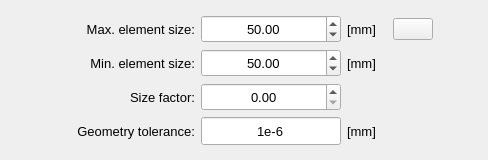
               <widget class="QWidget" name="tab_main">
                <attribute name="title">
                 <string>Main</string>
                </attribute>
                <layout class="QGridLayout" name="gridLayout_6">
                 <item row="0" column="0">
                  <widget class="QFrame" name="frame_6">
                   <property name="minimumSize">
                    <size>
                     <width>0</width>
                     <height>62</height>
                    </size>
                   </property>
                   <property name="maximumSize">
                    <size>
                     <width>16777215</width>
                     <height>180</height>
                    </size>
                   </property>
                   <property name="frameShape">
                    <enum>QFrame::Shape::NoFrame</enum>
                   </property>
                   <layout class="QGridLayout" name="gridLayout_10">
                    <property name="leftMargin">
                     <number>4</number>
                    </property>
                    <property name="topMargin">
                     <number>4</number>
                    </property>
                    <property name="rightMargin">
                     <number>4</number>
                    </property>
                    <property name="bottomMargin">
                     <number>4</number>
                    </property>
                    <property name="horizontalSpacing">
                     <number>6</number>
                    </property>
                    <item row="2" column="2">
                     <widget class="QDoubleSpinBox" name="doubleSpinBox_minimum_element_size">
                      <property name="minimumSize">
                       <size>
                        <width>140</width>
                        <height>28</height>
                       </size>
                      </property>
                      <property name="maximumSize">
                       <size>
                        <width>140</width>
                        <height>16777215</height>
                       </size>
                      </property>
                      <property name="font">
                       <font>
                        <pointsize>10</pointsize>
                       </font>
                      </property>
                      <property name="alignment">
                       <set>Qt::AlignmentFlag::AlignCenter</set>
                      </property>
                      <property name="decimals">
                       <number>2</number>
                      </property>
                      <property name="minimum">
                       <double>0.010000000000000</double>
                      </property>
                      <property name="maximum">
                       <double>2000.000000000000000</double>
                      </property>
                      <property name="singleStep">
                       <double>2.000000000000000</double>
                      </property>
                      <property name="value">
                       <double>50.000000000000000</double>
                      </property>
                     </widget>
                    </item>
                    <item row="3" column="2">
                     <widget class="QDoubleSpinBox" name="doubleSpinBox_size_factor">
                      <property name="minimumSize">
                       <size>
                        <width>140</width>
                        <height>28</height>
                       </size>
                      </property>
                      <property name="maximumSize">
                       <size>
                        <width>140</width>
                        <height>16777215</height>
                       </size>
                      </property>
                      <property name="font">
                       <font>
                        <pointsize>10</pointsize>
                       </font>
                      </property>
                      <property name="alignment">
                       <set>Qt::AlignmentFlag::AlignCenter</set>
                      </property>
                      <property name="decimals">
                       <number>2</number>
                      </property>
                      <property name="minimum">
                       <double>0.000000000000000</double>
                      </property>
                      <property name="maximum">
                       <double>2.000000000000000</double>
                      </property>
                      <property name="singleStep">
                       <double>0.100000000000000</double>
                      </property>
                      <property name="value">
                       <double>0.000000000000000</double>
                      </property>
                     </widget>
                    </item>
                    <item row="1" column="2">
                     <widget class="QDoubleSpinBox" name="doubleSpinBox_maximum_element_size">
                      <property name="minimumSize">
                       <size>
                        <width>140</width>
                        <height>28</height>
                       </size>
                      </property>
                      <property name="maximumSize">
                       <size>
                        <width>140</width>
                        <height>16777215</height>
                       </size>
                      </property>
                      <property name="font">
                       <font>
                        <pointsize>10</pointsize>
                       </font>
                      </property>
                      <property name="alignment">
                       <set>Qt::AlignmentFlag::AlignCenter</set>
                      </property>
                      <property name="decimals">
                       <number>2</number>
                      </property>
                      <property name="minimum">
                       <double>0.010000000000000</double>
                      </property>
                      <property name="maximum">
                       <double>2000.000000000000000</double>
                      </property>
                      <property name="singleStep">
                       <double>2.000000000000000</double>
                      </property>
                      <property name="value">
                       <double>50.000000000000000</double>
                      </property>
                     </widget>
                    </item>
                    <item row="4" column="2">
                     <widget class="QLineEdit" name="lineEdit_geometry_tolerance">
                      <property name="minimumSize">
                       <size>
                        <width>140</width>
                        <height>28</height>
                       </size>
                      </property>
                      <property name="maximumSize">
                       <size>
                        <width>140</width>
                        <height>16777215</height>
                       </size>
                      </property>
                      <property name="font">
                       <font>
                        <pointsize>10</pointsize>
                       </font>
                      </property>
                      <property name="text">
                       <string>1e-6</string>
                      </property>
                      <property name="alignment">
                       <set>Qt::AlignmentFlag::AlignCenter</set>
                      </property>
                     </widget>
                    </item>
                    <item row="1" column="1">
                     <widget class="QLabel" name="label_3">
                      <property name="minimumSize">
                       <size>
                        <width>140</width>
                        <height>20</height>
                       </size>
                      </property>
                      <property name="maximumSize">
                       <size>
                        <width>240</width>
                        <height>16777215</height>
                       </size>
                      </property>
                      <property name="font">
                       <font>
                        <pointsize>10</pointsize>
                       </font>
                      </property>
                      <property name="text">
                       <string>Max. element size:</string>
                      </property>
                      <property name="alignment">
                       <set>Qt::AlignmentFlag::AlignRight|Qt::AlignmentFlag::AlignTrailing|Qt::AlignmentFlag::AlignVCenter</set>
                      </property>
                     </widget>
                    </item>
                    <item row="4" column="3">
                     <widget class="QLabel" name="label_5">
                      <property name="minimumSize">
                       <size>
                        <width>40</width>
                        <height>0</height>
                       </size>
                      </property>
                      <property name="maximumSize">
                       <size>
                        <width>48</width>
                        <height>16777215</height>
                       </size>
                      </property>
                      <property name="font">
                       <font>
                        <pointsize>10</pointsize>
                       </font>
                      </property>
                      <property name="text">
                       <string>[mm]</string>
                      </property>
                     </widget>
                    </item>
                    <item row="1" column="3">
                     <widget class="QLabel" name="label_4">
                      <property name="minimumSize">
                       <size>
                        <width>40</width>
                        <height>0</height>
                       </size>
                      </property>
                      <property name="maximumSize">
                       <size>
                        <width>48</width>
                        <height>16777215</height>
                       </size>
                      </property>
                      <property name="font">
                       <font>
                        <pointsize>10</pointsize>
                       </font>
                      </property>
                      <property name="text">
                       <string>[mm]</string>
                      </property>
                     </widget>
                    </item>
                    <item row="3" column="1">
                     <widget class="QLabel" name="label_9">
                      <property name="minimumSize">
                       <size>
                        <width>140</width>
                        <height>20</height>
                       </size>
                      </property>
                      <property name="maximumSize">
                       <size>
                        <width>240</width>
                        <height>16777215</height>
                       </size>
                      </property>
                      <property name="font">
                       <font>
                        <pointsize>10</pointsize>
                       </font>
                      </property>
                      <property name="text">
                       <string>Size factor:</string>
                      </property>
                      <property name="alignment">
                       <set>Qt::AlignmentFlag::AlignRight|Qt::AlignmentFlag::AlignTrailing|Qt::AlignmentFlag::AlignVCenter</set>
                      </property>
                     </widget>
                    </item>
                    <item row="1" column="0">
                     <spacer name="horizontalSpacer_8">
                      <property name="orientation">
                       <enum>Qt::Orientation::Horizontal</enum>
                      </property>
                      <property name="sizeHint" stdset="0">
                       <size>
                        <width>40</width>
                        <height>20</height>
                       </size>
                      </property>
                     </spacer>
                    </item>
                    <item row="1" column="5">
                     <spacer name="horizontalSpacer_7">
                      <property name="orientation">
                       <enum>Qt::Orientation::Horizontal</enum>
                      </property>
                      <property name="sizeHint" stdset="0">
                       <size>
                        <width>40</width>
                        <height>20</height>
                       </size>
                      </property>
                     </spacer>
                    </item>
                    <item row="2" column="3">
                     <widget class="QLabel" name="label_18">
                      <property name="minimumSize">
                       <size>
                        <width>40</width>
                        <height>0</height>
                       </size>
                      </property>
                      <property name="maximumSize">
                       <size>
                        <width>48</width>
                        <height>16777215</height>
                       </size>
                      </property>
                      <property name="font">
                       <font>
                        <pointsize>10</pointsize>
                       </font>
                      </property>
                      <property name="text">
                       <string>[mm]</string>
                      </property>
                     </widget>
                    </item>
                    <item row="2" column="1">
                     <widget class="QLabel" name="label_17">
                      <property name="minimumSize">
                       <size>
                        <width>140</width>
                        <height>20</height>
                       </size>
                      </property>
                      <property name="maximumSize">
                       <size>
                        <width>240</width>
                        <height>16777215</height>
                       </size>
                      </property>
                      <property name="font">
                       <font>
                        <pointsize>10</pointsize>
                       </font>
                      </property>
                      <property name="text">
                       <string>Min. element size:</string>
                      </property>
                      <property name="alignment">
                       <set>Qt::AlignmentFlag::AlignRight|Qt::AlignmentFlag::AlignTrailing|Qt::AlignmentFlag::AlignVCenter</set>
                      </property>
                     </widget>
                    </item>
                    <item row="1" column="4">
                     <widget class="QPushButton" name="pushButton_syncrhonize">
                      <property name="toolTip">
                       <string>&lt;html&gt;&lt;head/&gt;&lt;body&gt;&lt;p&gt;Synchronize the minimum and maximum sizes&lt;/p&gt;&lt;/body&gt;&lt;/html&gt;</string>
                      </property>
                      <property name="text">
                       <string/>
                      </property>
                      <property name="icon">
                       <iconset resource="../../../icons/resources.qrc">
                        <normaloff>:/icons/sync_enabled.png</normaloff>:/icons/sync_enabled.png</iconset>
                      </property>
                      <property name="iconSize">
                       <size>
                        <width>20</width>
                        <height>20</height>
                       </size>
                      </property>
                      <property name="autoDefault">
                       <bool>false</bool>
                      </property>
                     </widget>
                    </item>
                    <item row="4" column="1">
                     <widget class="QLabel" name="label_2">
                      <property name="minimumSize">
                       <size>
                        <width>140</width>
                        <height>20</height>
                       </size>
                      </property>
                      <property name="maximumSize">
                       <size>
                        <width>240</width>
                        <height>16777215</height>
                       </size>
                      </property>
                      <property name="font">
                       <font>
                        <pointsize>10</pointsize>
                       </font>
                      </property>
                      <property name="text">
                       <string>Geometry tolerance:</string>
                      </property>
                      <property name="alignment">
                       <set>Qt::AlignmentFlag::AlignRight|Qt::AlignmentFlag::AlignTrailing|Qt::AlignmentFlag::AlignVCenter</set>
                      </property>
                     </widget>
                    </item>
                   </layout>
                  </widget>
                 </item>
                </layout>
               </widget>
